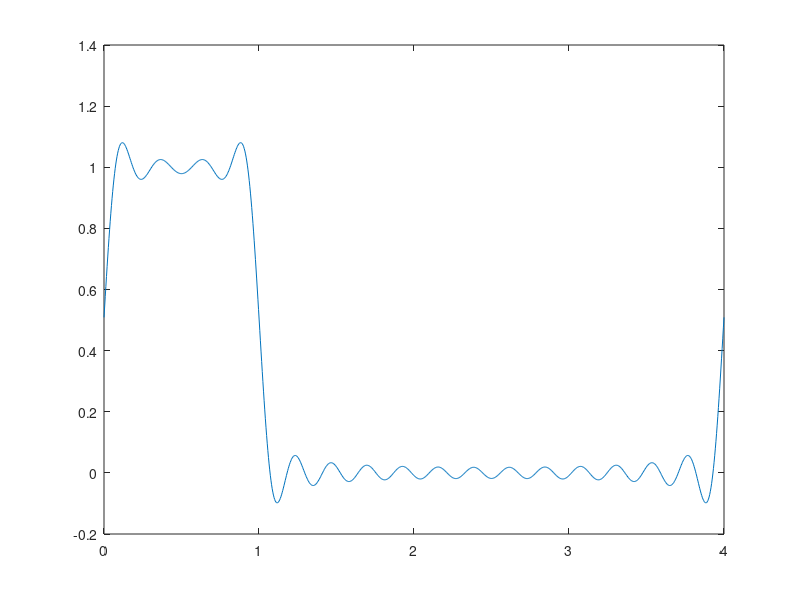
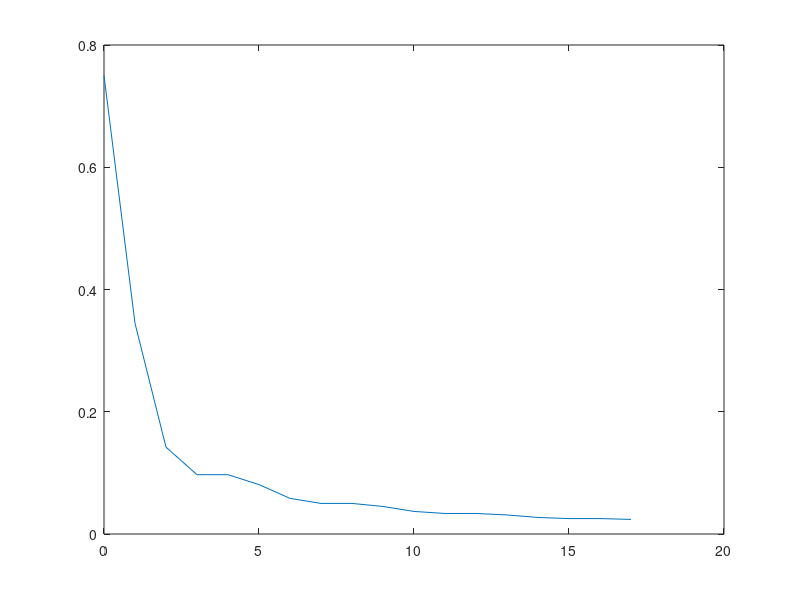

These charts were generated, in order, by the following MATLAB code:
clc
clear all
close all

d=0.25;
N=17;
T=4;
P=1000;
t=linspace(0,T,P);
w0=2*pi/T;
tau=d*T;
a0=d;
x=a0;
e2=tau-a0^2*T;
for n=1:N
    an=1/(pi*n)*sin(w0*n*tau);
    bn=1/(pi*n)*(cos(w0*n*tau)-1);
    x=x+an*cos(w0*n*t)-bn*sin(w0*n*t);
    plot(t,x)
    e2(n+1)=e2(n)-an^2*T/2-bn^2*T/2;
end
figure
plot(0:N,e2)